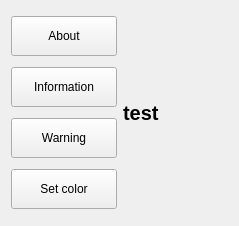
<?xml version="1.0" encoding="UTF-8"?>
<ui version="4.0">
 <class>Widget</class>
 <widget class="QWidget" name="Widget">
  <property name="geometry">
   <rect>
    <x>0</x>
    <y>0</y>
    <width>239</width>
    <height>226</height>
   </rect>
  </property>
  <property name="windowTitle">
   <string>Widget</string>
  </property>
  <layout class="QGridLayout" name="gridLayout">
   <item row="0" column="0">
    <widget class="QPushButton" name="pushButton">
     <property name="minimumSize">
      <size>
       <width>100</width>
       <height>40</height>
      </size>
     </property>
     <property name="text">
      <string>About</string>
     </property>
    </widget>
   </item>
   <item row="0" column="1" rowspan="4">
    <widget class="QLabel" name="label">
     <property name="font">
      <font>
       <pointsize>15</pointsize>
       <weight>75</weight>
       <bold>true</bold>
      </font>
     </property>
     <property name="text">
      <string>test</string>
     </property>
    </widget>
   </item>
   <item row="1" column="0">
    <widget class="QPushButton" name="pushButton_2">
     <property name="minimumSize">
      <size>
       <width>100</width>
       <height>40</height>
      </size>
     </property>
     <property name="text">
      <string>Information</string>
     </property>
    </widget>
   </item>
   <item row="2" column="0">
    <widget class="QPushButton" name="pushButton_3">
     <property name="minimumSize">
      <size>
       <width>100</width>
       <height>40</height>
      </size>
     </property>
     <property name="text">
      <string>Warning</string>
     </property>
    </widget>
   </item>
   <item row="3" column="0">
    <widget class="QPushButton" name="pushButton_4">
     <property name="minimumSize">
      <size>
       <width>100</width>
       <height>40</height>
      </size>
     </property>
     <property name="text">
      <string>Set color</string>
     </property>
    </widget>
   </item>
  </layout>
 </widget>
 <resources/>
 <connections/>
</ui>
